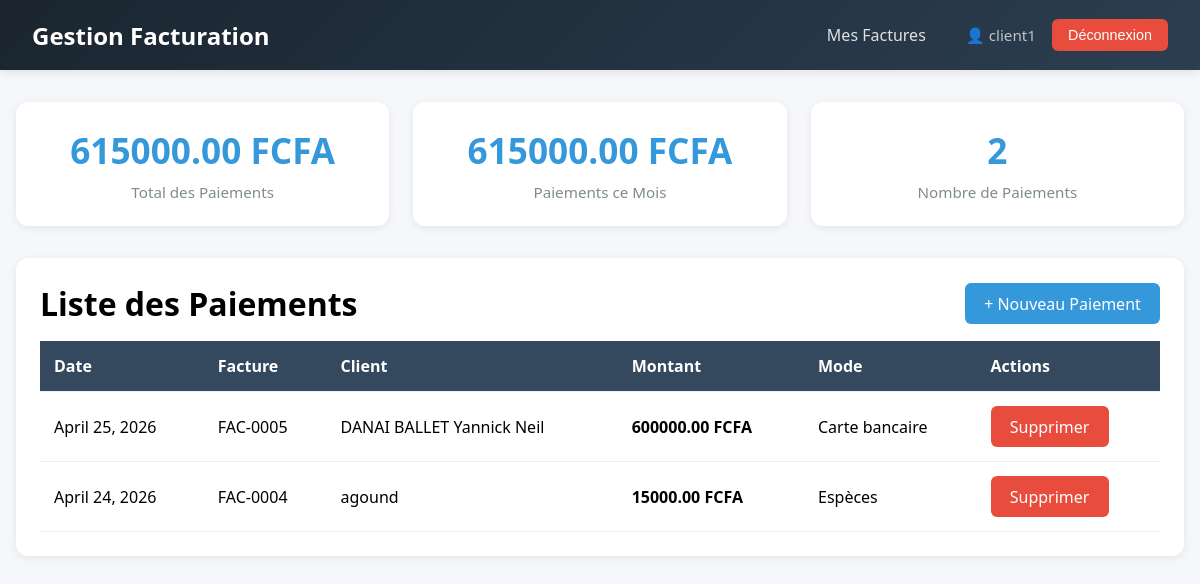
The page /paiements/ (signed in) on the database its author committed.
### paiements/models.py (models this page shows, shortened)
class Paiement(models.Model):
    MODES = [
        ('especes',  'Espèces'),
        ('virement', 'Virement'),
        ('cheque',   'Chèque'),
        ('mobile',   'Mobile Money'),
        ('carte',    'Carte bancaire'),
    ]
    facture    = models.ForeignKey(Facture, on_delete=models.CASCADE)
    montant    = models.DecimalField(max_digits=12, decimal_places=2)
    date       = models.DateField()
    mode       = models.CharField(max_length=20, choices=MODES)
    created_at = models.DateTimeField(auto_now_add=True)
    class Meta:
        ordering = ('-date',)

### factures/models.py (models this page shows, shortened)
class Facture(models.Model):
    STATUTS = [
        ('brouillon', 'Brouillon'),
        ('envoyee',   'Envoyée'),
        ('payee',     'Payée'),
    ]
    client        = models.ForeignKey(Client, on_delete=models.CASCADE)
    date          = models.DateField()
    statut        = models.CharField(max_length=20, choices=STATUTS, default='brouillon')
    montant_ht    = models.DecimalField(max_digits=12, decimal_places=2, default=0)
    taux_tva      = models.DecimalField(max_digits=5,  decimal_places=2, default=18)
    montant_tva   = models.DecimalField(max_digits=12, decimal_places=2, default=0)
    montant_total = models.DecimalField(max_digits=12, decimal_places=2, default=0)
    created_at    = models.DateTimeField(auto_now_add=True)
    updated_at    = models.DateTimeField(auto_now=True)
    class Meta:
        ordering = ('-date',)

### clients/models.py (models this page shows, shortened)
class Client(models.Model):
    nom        = models.CharField(max_length=200)
    email      = models.EmailField(unique=True)
    telephone  = models.CharField(max_length=20, blank=True)
    adresse    = models.TextField(blank=True)
    created_at = models.DateTimeField(auto_now_add=True)
    updated_at = models.DateTimeField(auto_now=True)
    class Meta:
        ordering = ('-created_at',)

### paiements/views.py (the view)
# urls.py: path('',              views.paiement_list,   name='paiement_list'),
@login_required
def paiement_list(request):
    paiements = Paiement.objects.select_related('facture__client').all()
    total = sum(p.montant for p in paiements)
    aujourd_hui = timezone.now().date()
    paiements_mois = sum(
        p.montant for p in paiements
        if p.date.month == aujourd_hui.month and p.date.year == aujourd_hui.year
    )
    return render(request, 'paiements/paiement_list.html', {
        'paiements': paiements,
        'total_paiements': total,
        'paiements_mois': paiements_mois,
    })

### templates/paiements/paiement_list.html (shortened to what this page needs)
{% extends 'base.html' %}
{% block content %}
<div class="stats">
    <div class="stat-card">
        <h3>{{ total_paiements }} FCFA</h3>
        <p>Total des Paiements</p>
    </div>
    <div class="stat-card">
        <h3>{{ paiements_mois }} FCFA</h3>
        <p>Paiements ce Mois</p>
    </div>
    <div class="stat-card">
        <h3>{{ paiements|length }}</h3>
        <p>Nombre de Paiements</p>
    </div>
</div>
<div class="card">
    <div style="display: flex; justify-content: space-between; align-items: center; margin-bottom: 1rem;">
        <h1>Liste des Paiements</h1>
        <a href="{% url 'paiement_create' %}" class="btn btn-primary">+ Nouveau Paiement</a>
    </div>
    <table>
        <thead>
            <tr>
                <th>Date</th>
                <th>Facture</th>
                <th>Client</th>
                <th>Montant</th>
                <th>Mode</th>
                <th>Actions</th>
            </tr>
        </thead>
        <tbody>
            {% for paiement in paiements %}
            <tr>
                <td>{{ paiement.date }}</td>
                <td>FAC-{{ paiement.facture.pk|stringformat:"04d" }}</td>
                <td>{{ paiement.facture.client.nom }}</td>
                <td><strong>{{ paiement.montant }} FCFA</strong></td>
                <td>{{ paiement.get_mode_display }}</td>
                <td>
                    <a href="{% url 'paiement_delete' paiement.pk %}" class="btn btn-danger">Supprimer</a>
                </td>
            </tr>
            {% empty %}
            <tr>
                <td colspan="6" style="text-align: center;">Aucun paiement trouvé.</td>
            </tr>
            {% endfor %}
        </tbody>
    </table>
</div>
{% endblock %}

### templates/base.html (shortened to what this page needs)
<!DOCTYPE html>
<html lang="fr">
<head>
</head>
<body>
  <nav class="navbar">
    <div class="brand">Gestion Facturation</div>
    <div class="nav-links">
        {% if user.is_authenticated %}
            {% if user.profile.role == 'client' %}
                 <a href="{% url 'dashboard' %}">Mes Factures</a>
            {% endif %}
            <div class="user-info">
                <span class="user-name">👤 {{ user.username }}</span>
                <form method="post" action="{% url 'logout' %}" style="display:inline;">
                    <button type="submit" class="btn-logout">Déconnexion</button>
                </form>
            </div>
        {% else %}
            <a href="{% url 'login' %}" class="btn-login">Connexion</a>
        {% endif %}
    </div>
</nav>
    <div class="container">
        {% block content %}{% endblock %}
    </div>
</body>
</html>
</body>
</html>

### templates/base.html (style rules this page uses)
* { margin: 0; padding: 0; box-sizing: border-box; }
body { font-family: 'Segoe UI', Arial, sans-serif; background: #f5f7fa; }
.navbar { background: linear-gradient(135deg, #1a252f 0%, #2c3e50 100%); padding: 1rem 2rem; display: flex; justify-content: space-between; align-items: center; box-shadow: 0 2px 10px rgba(0,0,0,0.1); }
.navbar .brand { font-size: 1.5rem; font-weight: bold; color: white; }
.navbar .nav-links { display: flex; align-items: center; gap: 0.5rem; }
.navbar a { color: rgba(255,255,255,0.85); text-decoration: none; padding: 0.5rem 1rem; border-radius: 6px; transition: all 0.3s ease; font-weight: 500; }
.user-info { display: flex; align-items: center; gap: 1rem; margin-left: 1rem; }
.user-name { color: #bdc3c7; font-size: 0.95rem; }
.btn-logout { background: #e74c3c; color: white; border: none; padding: 0.5rem 1rem; border-radius: 6px; cursor: pointer; font-size: 0.9rem; font-weight: 500; display: inline-flex; align-items: center; gap: 0.5rem; transition: all 0.3s ease; text-decoration: none; }
.container { max-width: 1200px; margin: 2rem auto; padding: 0 1rem; }
.card { background: white; border-radius: 12px; padding: 1.5rem; margin-bottom: 1.5rem; box-shadow: 0 2px 8px rgba(0,0,0,0.08); }
.btn { padding: 0.6rem 1.2rem; border: none; border-radius: 6px; cursor: pointer; text-decoration: none; display: inline-block; font-weight: 500; transition: all 0.3s ease; }
.btn-primary { background: #3498db; color: white; }
.btn-danger { background: #e74c3c; color: white; }
table { width: 100%; border-collapse: collapse; }
th, td { padding: 14px; text-align: left; border-bottom: 1px solid #ecf0f1; }
th { background: #34495e; color: white; font-weight: 600; }
.stats { display: grid; grid-template-columns: repeat(auto-fit, minmax(220px, 1fr)); gap: 1.5rem; margin-bottom: 2rem; }
.stat-card { background: white; padding: 1.5rem; border-radius: 12px; text-align: center; box-shadow: 0 2px 8px rgba(0,0,0,0.08); }
.stat-card h3 { font-size: 2.2rem; color: #3498db; margin-bottom: 0.5rem; }
.stat-card p { color: #7f8c8d; font-size: 0.95rem; }

### rows shown on the page
Paiement: date "April 25, 2026", facture.pk "0005", facture.client.nom "DANAI BALLET Yannick Neil", montant "600000.00", mode "Carte bancaire"
Paiement: date "April 24, 2026", facture.pk "0004", facture.client.nom "agound", montant "15000.00", mode "Espèces"

### other values the page prints
{{ user.username }} "client1"
{{ total_paiements }} "615000.00"
{{ paiements_mois }} "615000.00"
{{ paiements|length }} "2"
